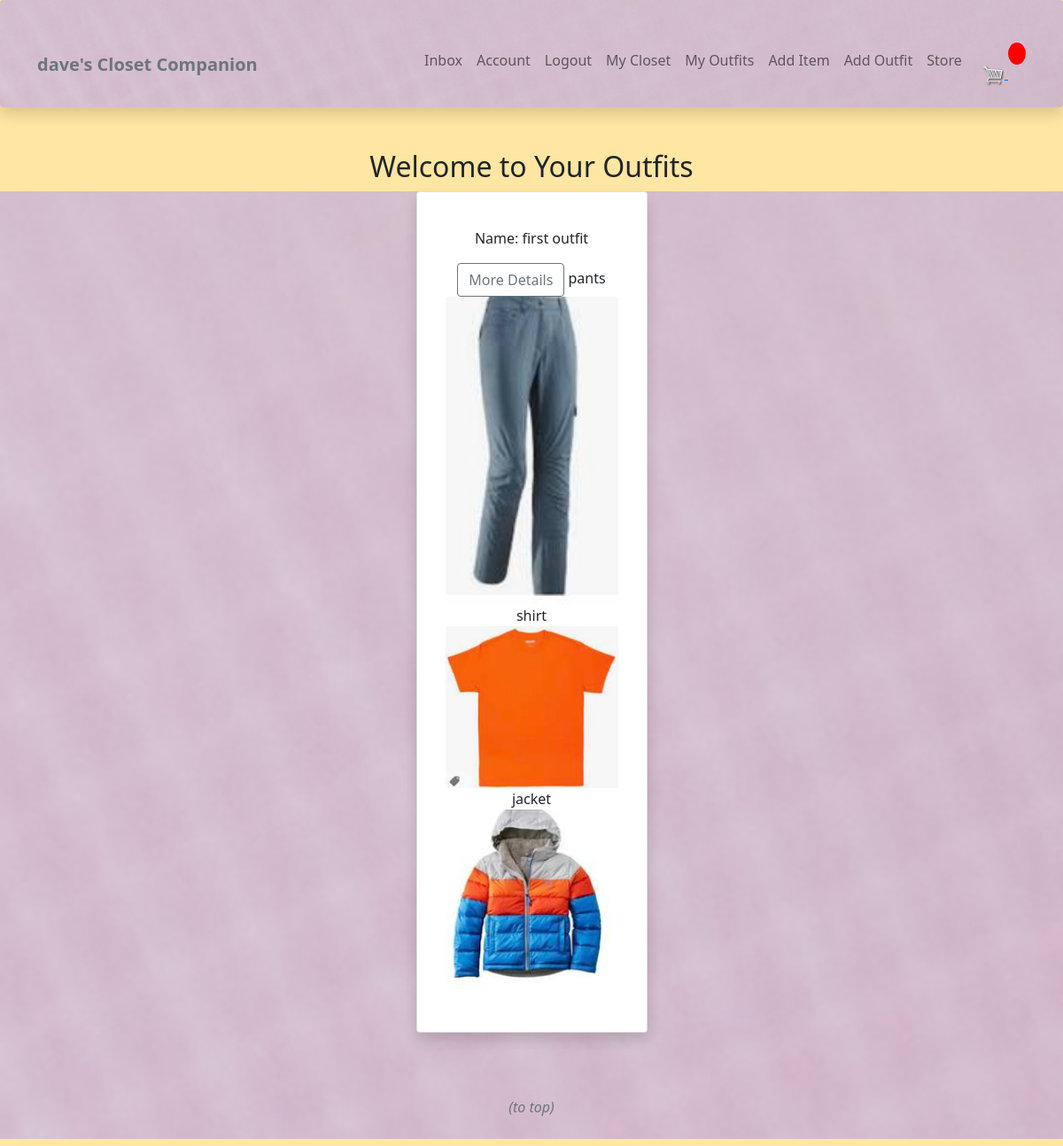
The app's page /wardrobe/outfits/ (signed in), older data.
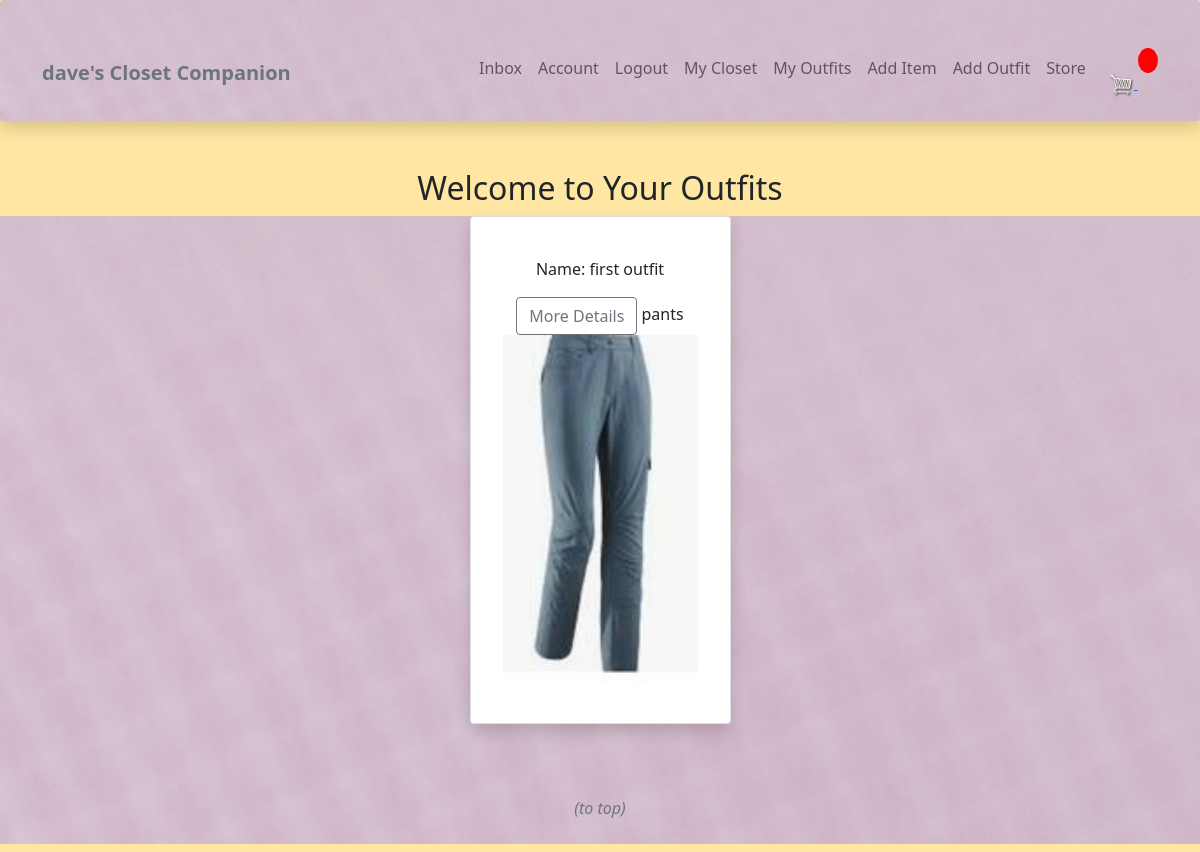
The same page, newer data.
### wardrobe/models.py (models this page shows, shortened)
class Outfit(models.Model):
    owner = models.ForeignKey(Profile, null=True, blank=True, on_delete=models.SET_NULL)
    items= models.ManyToManyField(Item)
    name = models.CharField(max_length=100)
    description = models.TextField(max_length=300, blank=True, null=True)
    id = models.UUIDField(default=uuid.uuid4, unique=True, primary_key=True, editable=False)

class Item(models.Model):
    top = 'top'
    bottom = 'bottom'
    dress = 'dress'
    shoe = 'shoe'
    outerwear = 'outerwear'
    handbag = 'handbag'
    other = 'other'
    item_type = [
        (top, 'top'),
        (bottom, 'bottom'),
        (dress, 'dress'),
        (shoe, 'shoe'),
        (outerwear, 'outerwear'),
        (handbag, 'handbag'),
        (other, 'other'),
    ]
    owner = models.ForeignKey(Profile, null=True, blank=True, on_delete=models.CASCADE)
    name = models.CharField(max_length=100)
    description = models.TextField(max_length=300, blank=True, null=True)
    type = models.CharField(max_length=100, choices = item_type, default=shoe)
    image = ResizedImageField(size=[200, 200], upload_to="images")
    sell = models.BooleanField(default=False)
    price = models.DecimalField(max_digits=7, decimal_places=2, blank=True, null=True)
    tags = models.ManyToManyField('Tag', blank=True)
    created = models.DateTimeField(auto_now_add=True)
    id = models.UUIDField(default=uuid.uuid4, unique=True, primary_key=True, editable=False)

### wardrobe/views.py (the view)
# urls.py: path('outfits/', views.outfits, name='outfits'),
@login_required(login_url="login")
def outfits(request):
    profile = request.user.profile
    outfits = profile.outfit_set.all()
    context = {'outfits': outfits}
    return render(request, 'wardrobe/outfits.html', context)

### wardrobe/templates/wardrobe/outfits.html (shortened to what this page needs)
{% extends 'main.html' %}
{% load static %}
{% block content %}
  <div class="container-lg">
    <div class="text-center">
      <h2>Welcome to Your Outfits</h2>
    </div>
  </div>
  <section id="outfits" class="bg-light texture">
    <div class="container-lg">
      <div class="row my-2 align-items-center justify-content-center">
      {% for outfit in outfits %}
        <div class="col-8 col-lg-4 col-xl-3 mb-3">
          <div class="card-group">
            <div class="card shadow p-3 mb-5 bg-body rounded">
              <div class="card-body text-center py-4">
                <p>Name: {{outfit.name}}</p>
                <a href="{% url 'outfit' outfit.id %}" class="btn btn-outline-secondary">More Details</a>
                {% for item in outfit.items.all %}
                    {% if item.type == "top" %}
                        {{item.name}}
                        <img src="{{item.image.url}}" class="card-img-top">
                    {% endif %}
                    {% if item.type == "bottom" %}
                        {{item.name}}
                        <img src="{{item.image.url}}" class="card-img-top">
                    {% endif %}
                    {% if item.type == "outerwear" %}
                        {{item.name}}
                        <img src="{{item.image.url}}" class="card-img-top">
                    {% endif %}
                {% endfor %}
              </div>
            </div>
          </div>
        </div>
      {% endfor %}
      <a class="nav-link text-center" href="#"><p class="fst-italic fw-light text-muted">(to top)</p></a>
      </div>
    </div>
  </section>
{% endblock %}

Row changes from the older to the newer data that the page shows:
removed Item: name "shirt", image (picture)
removed Item: name "jacket", image (picture)
